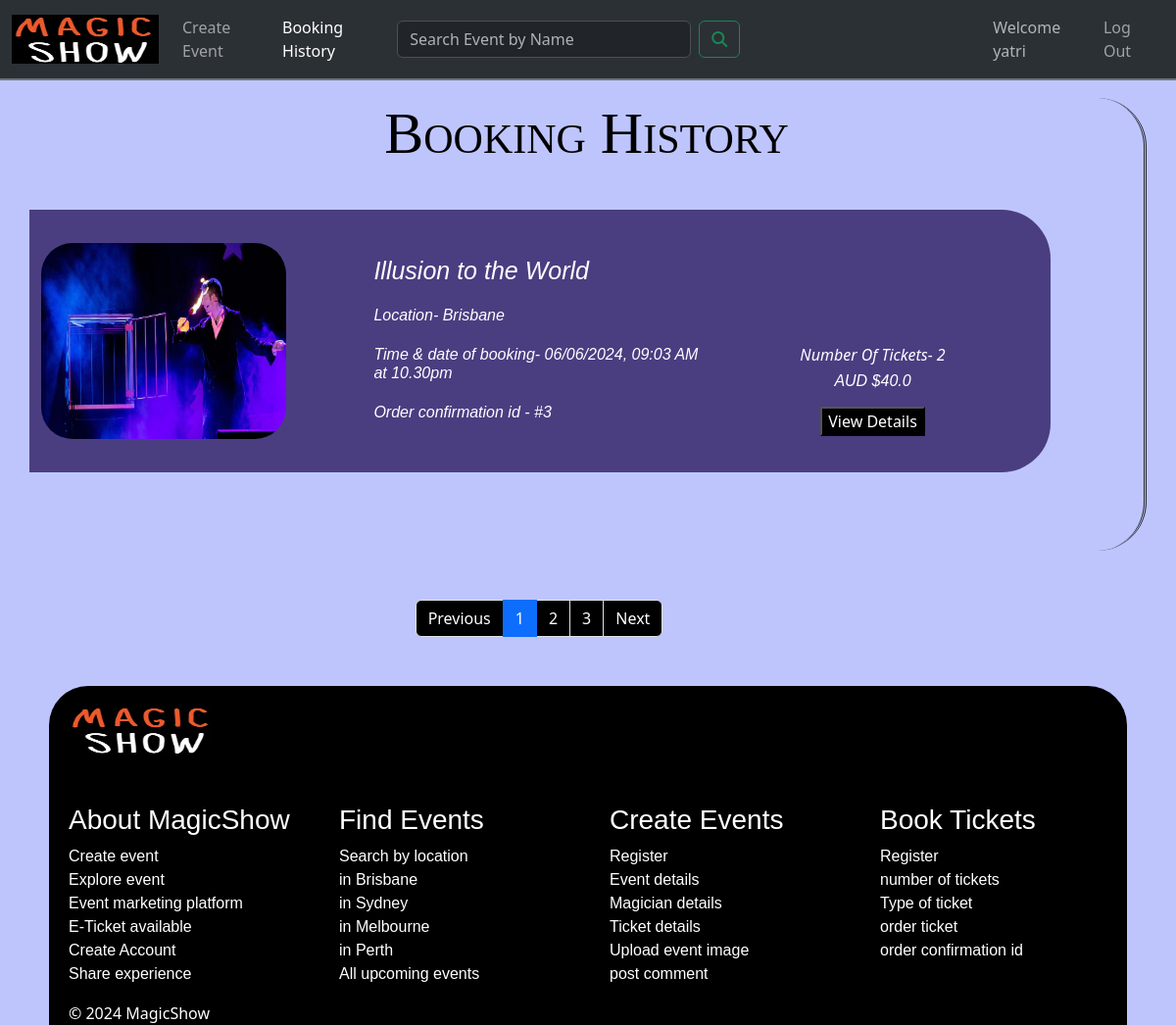
The app's page /history (signed in) with its own data.
### website/models.py (models this page shows, shortened)
class User(db.Model, UserMixin):
    __tablename__ = 'users'
    id = db.Column(db.Integer, primary_key=True, nullable=False)
    userName = db.Column(db.String(100), index=True, nullable=False)
    emailid = db.Column(db.String(100), index=True, unique=True, nullable=False)
    contactNumber = db.Column(db.String(100))
    password_hash = db.Column(db.String(255), nullable=False)
    address = db.Column(db.String(255))
    bookings = db.relationship('Booking', backref='user')
    comments = db.relationship('Comment', backref='user')

class Booking(db.Model):
    __tablename__ = 'bookings'
    id = db.Column(db.Integer, primary_key=True)
    booked_at = db.Column(db.DateTime, default=datetime.now())
    numTickets = db.Column(db.Integer)
    totalPrice = db.Column(db.Float)
    userid = db.Column(db.Integer, db.ForeignKey('users.id'))
    eventid = db.Column(db.Integer, db.ForeignKey('events.id'))

class Event(db.Model):
    __tablename__ = 'events'
    id = db.Column(db.Integer, primary_key=True, nullable=False)
    userid = db.Column(db.Integer, db.ForeignKey('users.id'))
    eventName = db.Column(db.String(80))
    eventstartDateTime = db.Column(db.DateTime, nullable=False)
    eventendDateTime = db.Column(db.DateTime, nullable=False)
    eventType = db.Column(db.String(50))
    eventLocation = db.Column(db.String(200))
    description = db.Column(db.String(200))
    ticketQuantity = db.Column(db.Integer)
    ticketsAvailable = db.Column(db.Integer)
    ticketPrice = db.Column(db.Float)
    eventImage = db.Column(db.String(400))
    eventStatus = db.Column(db.String(10))
    eventType = db.Column(db.String(50), nullable=False)
    bookings = db.relationship('Booking', backref='event', cascade="all, delete-orphan")
    comments = db.relationship('Comment', backref='event', cascade="all, delete-orphan")

### website/views.py (the view)
@mainbp.route('/history')
@login_required
def history():
    bookings = Booking.query.filter_by(userid=current_user.id).all()
    return render_template('bhistory.html', bookings=bookings)

### website/templates/bhistory.html
{% extends 'base.html' %}
 {% block content %}
  <main>
    <div id="history1" class="container d-flex justify-content-center align-items-center">
      <div class="row">
        <h1 id="book1">Booking History</h1>
        {% if bookings %}
        {% for booking in bookings %}
        <div id="first" class="d-flex col-md-11">
          <div class="col-lg-4 col-md-6 col-sm-6">
            <img class="rounded-5" src="{{ url_for('static', filename=booking.event.eventImage) }}" class="rounded-5" width="250px" height="200px">
          </div>
          <div class="col-lg-5 col-md-2">
            <h6 id="write4">{{booking.event.eventName}}</h6>
            <h6 id="write3">Location- {{booking.event.eventLocation}}</h6>
            <h6 id="write3">Time & date of booking- {{booking.booked_at.strftime("%d/%m/%Y, %H:%M %p")}}<br>
            at 10.30pm</h6>
            <h6 id="write3">Order confirmation id - #{{booking.id}}</h6>
          </div>
          <div id="price" class="col-lg-2 col-md-4">
            <h7 id="write3">Number Of Tickets- {{booking.numTickets}}</h7>
            <h6 id="write3">AUD ${{booking.totalPrice}}</h6>
            <a href="{{url_for('event.show', id=booking.event.id)}}"><button class="btnb">View Details</button></a>
          </div>
        </div>
        {% endfor %}
        {% else %}
        <p>It's time for you to disappear and make some bookings!</p>
        {% endif %}
      </div>
    </div>
    <div class="col-md-10">
      <ul class="pagination justify-content-center">
        <li class="page-item">
          <a class="page-link">Previous</a>
        </li>
        <li class="page-item"><a class="page-link active" href="#">1</a></li>
        <li class="page-item"><a class="page-link" href="#">2</a></li>
        <li class="page-item"><a class="page-link" href="#">3</a></li>
        <li class="page-item">
          <a class="page-link" href="#">Next</a>
        </li>
      </ul>
    </div>
  </main>
{% endblock %}

### website/templates/base.html (shortened to what this page needs)
<!DOCTYPE html>
<html lang="en">
<head>
  <link href="https://cdn.jsdelivr.net/npm/bootstrap@5.3.3/dist/css/bootstrap.min.css" rel="stylesheet">
  <link rel="stylesheet" href="{{ url_for('static', filename='style.css')}}">
</head>
<body>
    <header>
        <nav class="navbar navbar-custom navbar-expand-lg bg-body-tertiary fixed-top bg-dark" data-bs-theme="dark">
            <div class="container-fluid">
              <a class="navbar-brand" href="{{url_for('main.index')}}">
                <img src="{{url_for('static', filename='img/logo.png')}}" alt="MagicShow" width="150" height="50">
              </a>
              <div class="collapse navbar-collapse" id="navbarSupportedContent">
                <ul class="navbar-nav ms-auto mb-2 mb-lg-0">
                  <li class="nav-item">
                    <a class="nav-link {% if request.endpoint == 'event.create' %}active{% endif %}" href="{{ url_for('event.create')}}">Create Event</a>
                  </li>
                  <li class="nav-item">
                    <a class="nav-link {% if request.endpoint == 'main.history' %}active{% endif %}" href="{{ url_for('main.history')}}">Booking History</a>
                  </li>
                </ul>
              </div>
              <form class="d-flex" role="search" action="{{url_for('main.search')}}">
                <input class="form-control me-2" style="width:50%;" type="search" name="search" id="SearchForm" placeholder="Search Event by Name" aria-label="Search">
                <button class="btn btn-outline-success" type="submit"><i class="fa-solid fa-magnifying-glass"></i></button>
              </form>
              <div class="collapse navbar-collapse" id="navbarSupportedContent">
                <ul class="navbar-nav ms-auto mb-2 mb-lg-0">
                  {% if current_user.is_authenticated %}
                  <li class="nav-item">
                     <a class="nav-link disabled text-muted" href="#">Welcome {{current_user.userName}}</a>
                  </li>
                  <li>
                     <a class="nav-link" href="{{ url_for('auth.logout') }}">Log Out</a>
                  </li>
                  {% endif %}
                </ul>
              </div>
            </div>
          </nav>
    </header>
    {% block content %}
    {% endblock %}
    <footer class="footer">
        <section class="top">
            <img id="footerimage" src="{{url_for('static', filename='img/logo.png')}}" width="150" height="50" >
            <div class="footer">
              <div class="row footerrow text-left">
                <div class="col-lg-3 col-md-6 mb-4 mb-md-0">
                  <h3>About MagicShow</h3>
                   <ul class="list-unstyled">
                    <li><a>Create event</a></li>
                    <li><a>Explore event</a></li>
                    <li><a>Event marketing platform</a></li>
                    <li><a>E-Ticket available</a></li>
                    <li><a>Create Account</a></li>
                    <li><a>Share experience</a></li>
                  </ul>
                </div>
                <div class="col-lg-3 col-md-6 mb-4 mb-md-0">
                  <h3>Find Events</h3>
                    <ul class="list-unstyled">
                    <li><a>Search by location</a></li>
                    <li><a>in Brisbane</a></li>
                    <li><a>in Sydney</a></li>
                    <li><a>in Melbourne</a></li>
                    <li><a>in Perth</a></li>
                    <li><a>All upcoming events</a></li>
                    </ul>
                </div>
                <div class="col-lg-3 col-md-6 mb-4 mb-md-0">
                  <h3>Create Events</h3>
                    <ul class="list-unstyled">
                    <li><a>Register</a></li>
                    <li><a>Event details</a></li>
                    <li><a>Magician details</a></li>
                    <li><a>Ticket details</a></li>
                    <li><a>Upload event image</a></li>
                    <li><a>post comment</a></li>
                    </ul>
                </div>
                <div class="col-lg-3 col-md-6 mb-4 mb-md-0">
                  <h3>Book Tickets</h3>
                    <ul class="list-unstyled">
                      <li><a>Register</a></li>
                      <li><a>number of tickets</a></li>
                      <li><a>Type of ticket</a></li>
                      <li><a>order ticket</a></li>
                      <li><a>order confirmation id</a></li>
                    </ul>
                </div>
              </div>
            </div>
          </section>
          <section class="bottom">© 2024 MagicShow</section>
    </footer>
</body>
</html>

### website/static/style.css (style rules this page uses)
body { background-color: rgba(2, 31, 248, 0.253); }
.navbar-custom { background-color: black; border-bottom: 2px solid #6c757d; }
.navbar-custom .nav-link { color: #ffffff8d; transition: color 0.3s ease; }
.top { border-top-left-radius:40px; border-top-right-radius:40px; margin-left:50px; margin-top: 50px; margin-right:50px; background-color: black; }
.footerrow { margin-top:50px; padding-left:20px; color:white }
.bottom { margin-left:50px; margin-right:50px; padding-left:20px; background-color: black; color:white; }
#footerimage { margin-left:20px; margin-top:20px; }
form { width:90%; max-width: 600px; }
input,textarea { width:100%; padding:10px; outline:100px; border: 1px #fff #000000; color: #040000; background:transparent; font-size:15px; }
#history1 { margin-top:100px; border: left 0; border-top-right-radius: 50px; border-bottom-right-radius: 50px; border-right-style:double; }
#first { background-color:rgba(53, 36, 105, 0.841); margin-top:3%; margin-bottom:7%; border-top-right-radius: 50px; border-bottom-right-radius: 50px; padding-top:3%; padding-bottom:3%; margin-right:3%; color:white; }
#price { text-align:center; padding-top:10%; }
#book1 { color:black; text-align: center; font-variant: small-caps; font-size: 60px; }
.pagination { align-items: center; margin-top:5%; margin-left:10%; }
.page-link { background-color:black; color:white; }
.btnb { background-color: black; color:white; margin-top:5%; }
h1 { font-family:Georgia, 'Times New Roman', Times, serif; }
h6 { font-family:'Trebuchet MS', 'Lucida Sans Unicode', 'Lucida Grande', 'Lucida Sans', Arial, sans-serif; }
h3 { font-family:'Trebuchet MS', 'Lucida Sans Unicode', 'Lucida Grande', 'Lucida Sans', Arial, sans-serif; }
.list-unstyled { font-family:'Trebuchet MS', 'Lucida Sans Unicode', 'Lucida Grande', 'Lucida Sans', Arial, sans-serif; }
#write3 { font-style: italic; padding-top:3%; }
#write4 { font-style:italic; padding-top:3%; font-size: 25px; }
.navbar-custom .nav-link:hover, .navbar-custom .nav-link.active { color: #ffffff; }

### records on screen
User: userName "yatri"
Booking: eventImage (picture), event.eventName "Illusion to the World", event.eventLocation "Brisbane", booked_at "06/06/2024, 09:03 AM", id "3", numTickets "2", totalPrice "40.0"
